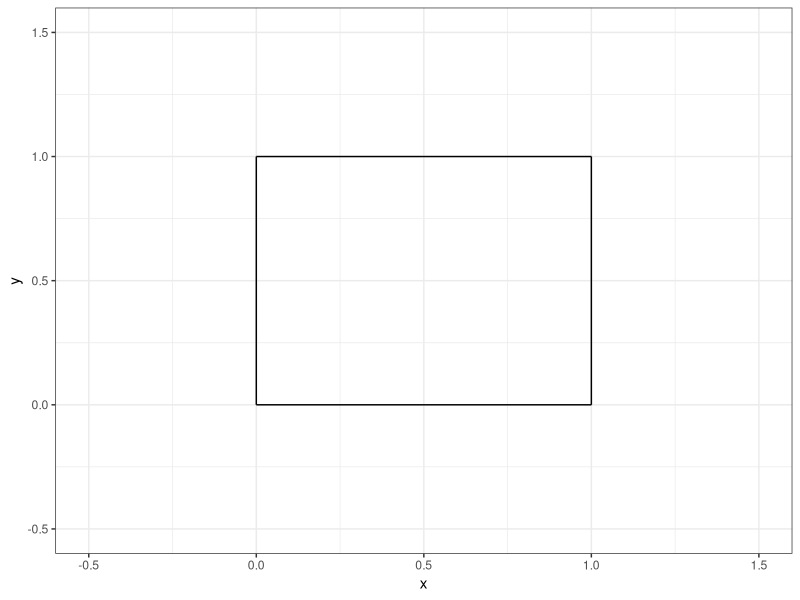
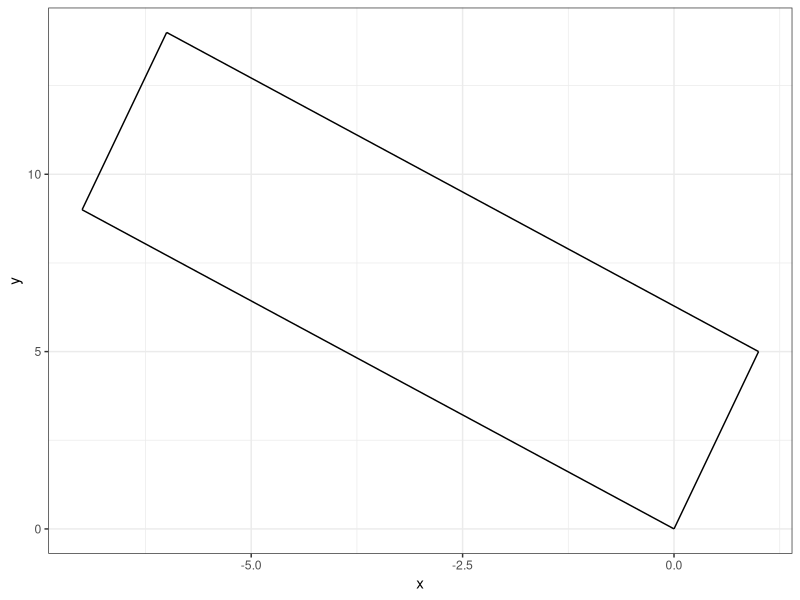
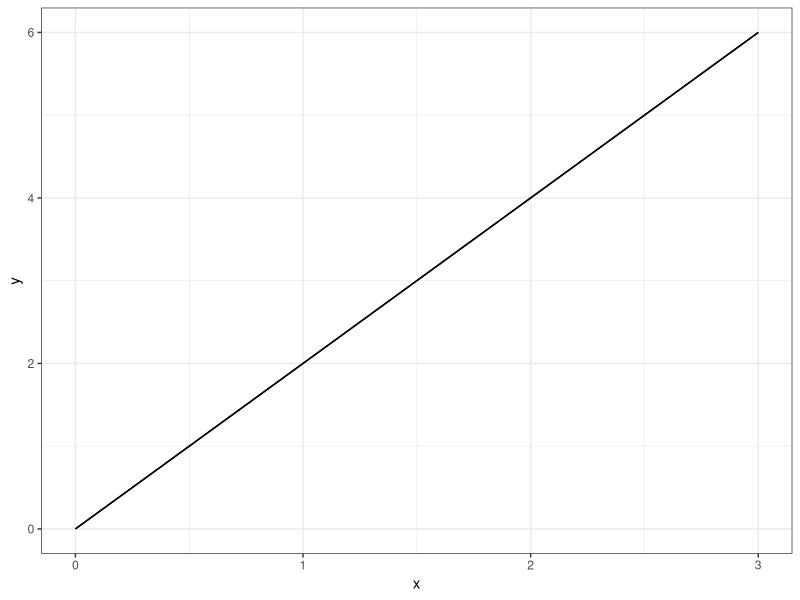
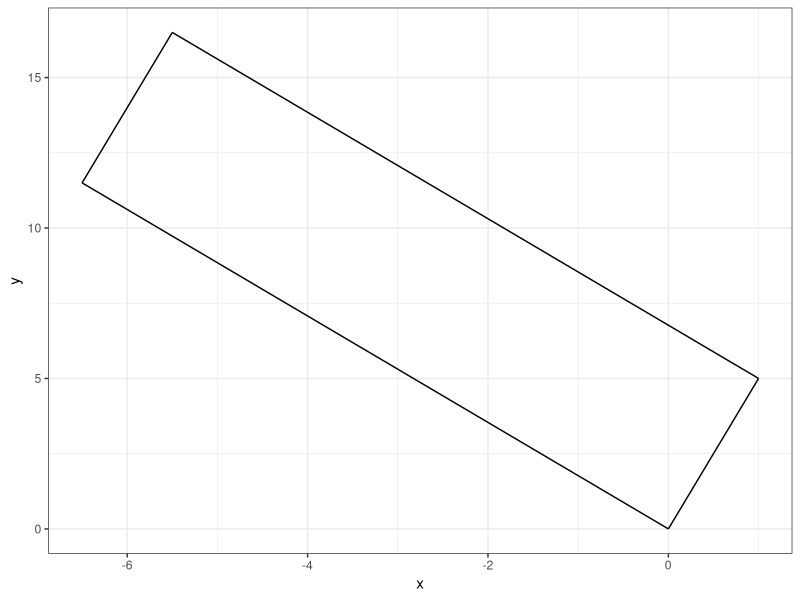
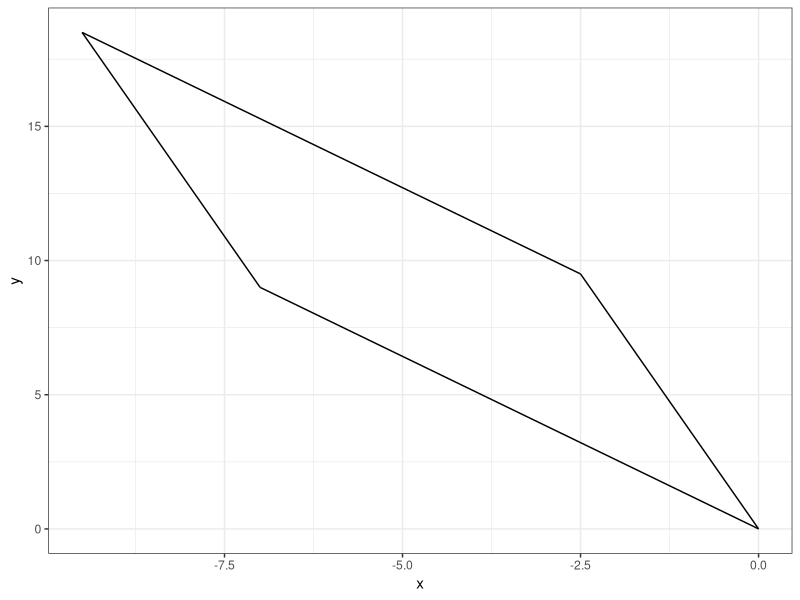
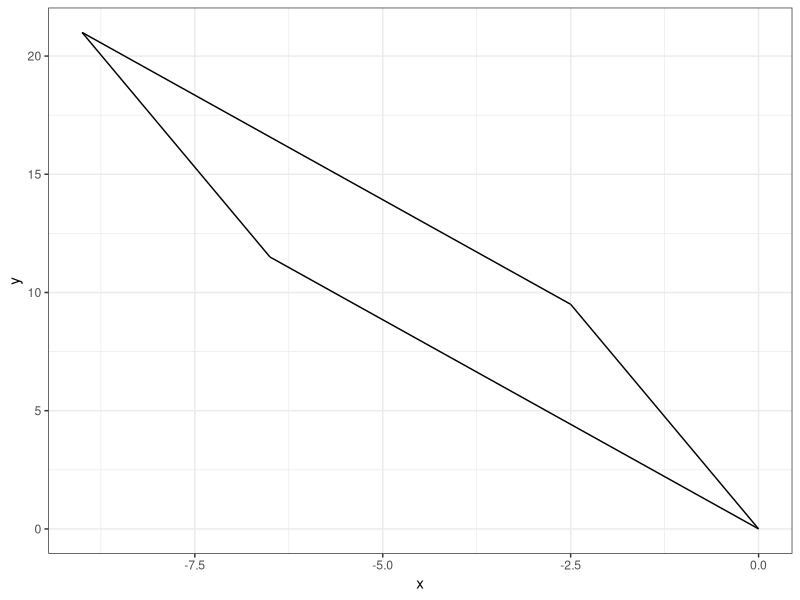
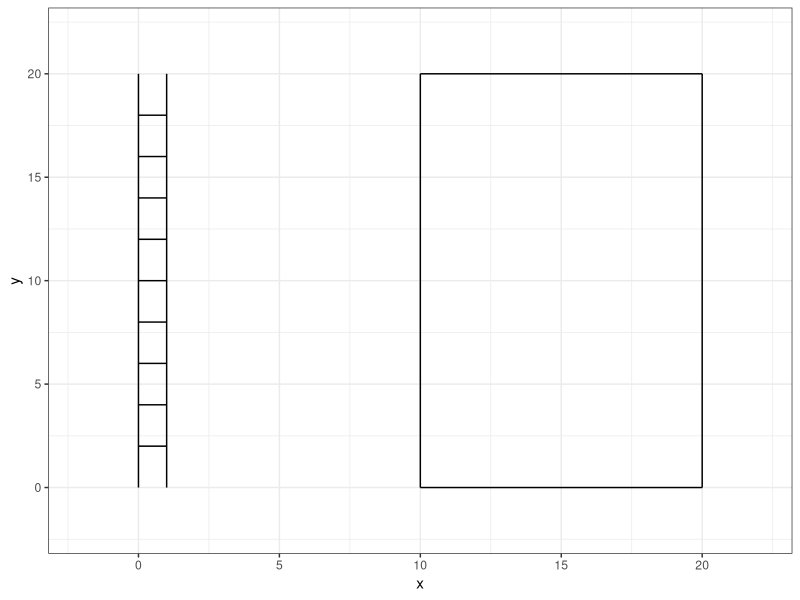
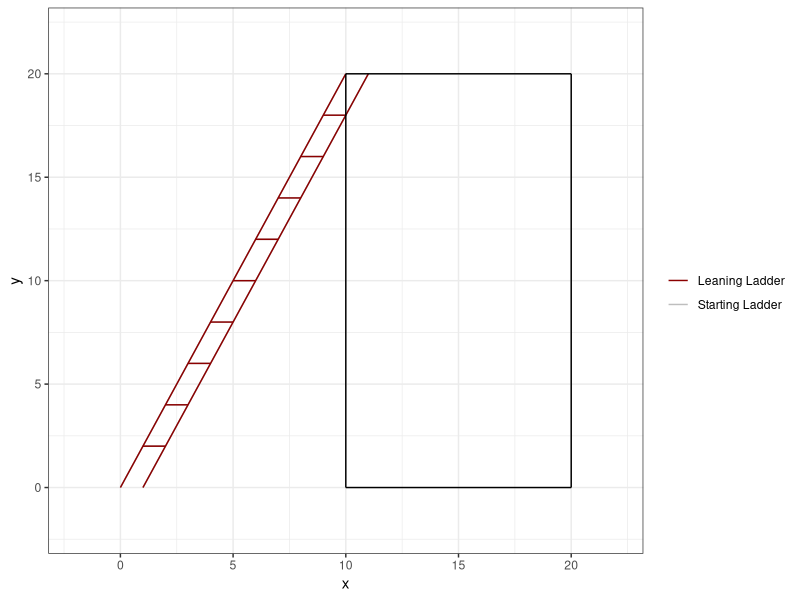

Write R code to recreate these figures, in order.
## ---- chunk 1
#| echo: false

default_chunk_hook  <- knitr::knit_hooks$get("chunk")

latex_font_size <- c("Huge", "huge", "LARGE", "Large", 
                     "large", "normalsize", "small", 
                     "footnotesize", "scriptsize", "tiny")

knitr::knit_hooks$set(chunk = function(x, options) {
  x <- default_chunk_hook(x, options)
  if(options$size %in% latex_font_size) {
    paste0("\n \\", options$size, "\n\n", 
      x, 
      "\n\n \\normalsize"
    )
  } else {
    x
  }
})

## ---- chunk 2
#| label: load-packages
#| include: false
library(tidyverse)
## ---- chunk 3
#| label: fig-unitsquare
#| fig-cap: "The unit square."
#| fig-width: 3
#| fig-height: 3
#| scale: "80%"
#| fig-align: "center"
#| size: "scriptsize"
p0 <- c(0, 0)
p1 <- c(1, 0)
p2 <- c(1, 1)
p3 <- c(0, 1)
ggplot() +
  geom_segment(aes(x = p0[1], y = p0[2], xend = p1[1], yend = p1[2])) +
  geom_segment(aes(x = p1[1], y = p1[2], xend = p2[1], yend = p2[2])) +
  geom_segment(aes(x = p2[1], y = p2[2], xend = p3[1], yend = p3[2])) +
  geom_segment(aes(x = p3[1], y = p3[2], xend = p0[1], yend = p0[2])) +
  theme_bw() +
  xlim(-0.5, 1.5) +
  ylim(-0.5, 1.5) +
  labs(x = "x", y = "y")
## ---- chunk 4
(M=matrix(data=c(1, 0, 0, 1), nrow=2, ncol=2, byrow=T))
# storing M to use for part b
## ---- chunk 5
(A = matrix(data=c(1, -7, 5, 9), nrow=2, ncol=2, byrow=T))
## ---- chunk 6
(T = A%*%M)
## ---- chunk 7
(basis.vector1 = T[ , 1])
(basis.vector2 = T[ , 2])
## ---- chunk 8
(p0 = c(0, 0))
(p1 = c(1, 5))
(p2 = c(-6, 14))
(p3 = c(-7, 9))
## ---- chunk 9
#| label: fig-shape2
#| fig-cap: "Shape 2."
#| fig-width: 3
#| fig-height: 3
#| scale: "80%"
#| fig-align: "center"
#| size: "scriptsize"
ggplot() +
  geom_segment(aes(x = p0[1], y = p0[2], xend = p1[1], yend = p1[2])) +
  geom_segment(aes(x = p1[1], y = p1[2], xend = p2[1], yend = p2[2])) +
  geom_segment(aes(x = p2[1], y = p2[2], xend = p3[1], yend = p3[2])) +
  geom_segment(aes(x = p3[1], y = p3[2], xend = p0[1], yend = p0[2])) +
  theme_bw() +
  # xlim(-15, 15) +
  # ylim(-5, 25) +
  labs(x = "x", y = "y")
## ---- chunk 10
det(A)
## ---- chunk 11
(A = matrix(data = c(1, 2, 2, 4), nrow=2, ncol=2, byrow=T)) 
## ---- chunk 12
(T = A%*%M)
## ---- chunk 13
(basis.vector1 = T[ , 1])
(basis.vector2 = T[ , 2])
## ---- chunk 14
(p0 = c(0, 0))
(p1 = c(1, 2))
(p2 = c(3, 6))
(p3 = c(2, 4))
## ---- chunk 15
#| label: fig-shape3
#| fig-cap: "Shape 3."
#| fig-width: 3
#| fig-height: 3
#| scale: "80%"
#| fig-align: "center"
#| size: "scriptsize"
ggplot() +
  geom_segment(aes(x = p0[1], y = p0[2], xend = p1[1], yend = p1[2])) +
  geom_segment(aes(x = p1[1], y = p1[2], xend = p2[1], yend = p2[2])) +
  geom_segment(aes(x = p2[1], y = p2[2], xend = p3[1], yend = p3[2])) +
  geom_segment(aes(x = p3[1], y = p3[2], xend = p0[1], yend = p0[2])) +
  theme_bw() +
  # xlim(-15, 15) +
  # ylim(-5, 25) +
  labs(x = "x", y = "y")
## ---- chunk 16
det(A)
## ---- chunk 17
M = matrix(data = c(1, 0.5, 0, 1), nrow=2, ncol=2, byrow=T)
A = matrix(data = c(1, -7, 5, 9), nrow=2, ncol=2, byrow=T)
(T = A%*%M)
## ---- chunk 18
det(T)
## ---- chunk 19
(p0 = c(0, 0))
(p1 = c(1, 5))
(p2 = c(-5.5, 16.5))
(p3 = c(-6.5, 11.5))
## ---- chunk 20
#| label: fig-shape4
#| fig-cap: "Shape 4."
#| fig-width: 3
#| fig-height: 3
#| scale: "80%"
#| fig-align: "center"
#| size: "scriptsize"
ggplot() +
  geom_segment(aes(x = p0[1], y = p0[2], xend = p1[1], yend = p1[2])) +
  geom_segment(aes(x = p1[1], y = p1[2], xend = p2[1], yend = p2[2])) +
  geom_segment(aes(x = p2[1], y = p2[2], xend = p3[1], yend = p3[2])) +
  geom_segment(aes(x = p3[1], y = p3[2], xend = p0[1], yend = p0[2])) +
  theme_bw() +
  # xlim(-15, 15) +
  # ylim(-5, 25) +
  labs(x = "x", y = "y")
## ---- chunk 21
M = matrix(data = c(1, 0, 0.5, 1), nrow=2, ncol=2, byrow=T)
(T = A%*%M)
## ---- chunk 22
det(T)
## ---- chunk 23
(p0 = c(0, 0))
(p1 = c(-2.5, 9.5))
(p2 = c(-9.5, 18.5))
(p3 = c(-7, 9))
## ---- chunk 24
#| label: fig-shape5
#| fig-cap: "Shape 5."
#| fig-width: 3
#| fig-height: 3
#| scale: "80%"
#| fig-align: "center"
#| size: "scriptsize"
ggplot() +
  geom_segment(aes(x = p0[1], y = p0[2], xend = p1[1], yend = p1[2])) +
  geom_segment(aes(x = p1[1], y = p1[2], xend = p2[1], yend = p2[2])) +
  geom_segment(aes(x = p2[1], y = p2[2], xend = p3[1], yend = p3[2])) +
  geom_segment(aes(x = p3[1], y = p3[2], xend = p0[1], yend = p0[2])) +
  theme_bw() +
  # xlim(-15, 15) +
  # ylim(-5, 25) +
  labs(x = "x", y = "y")
## ---- chunk 25
M = matrix(data = c(1, 0.5, 0.5, 1), nrow=2, ncol=2, byrow=T)
(T = A%*%M)
## ---- chunk 26
det(T)
## ---- chunk 27
(p0 = c(0, 0))
(p1 = c(-2.5, 9.5))
(p2 = c(-9, 21))
(p3 = c(-6.5, 11.5))
## ---- chunk 28
#| label: fig-shape6
#| fig-cap: "Shape 6."
#| fig-width: 3
#| fig-height: 3
#| scale: "80%"
#| fig-align: "center"
#| size: "scriptsize"
ggplot() +
  geom_segment(aes(x = p0[1], y = p0[2], xend = p1[1], yend = p1[2])) +
  geom_segment(aes(x = p1[1], y = p1[2], xend = p2[1], yend = p2[2])) +
  geom_segment(aes(x = p2[1], y = p2[2], xend = p3[1], yend = p3[2])) +
  geom_segment(aes(x = p3[1], y = p3[2], xend = p0[1], yend = p0[2])) +
  theme_bw() +
  # xlim(-15, 15) +
  # ylim(-5, 25) +
  labs(x = "x", y = "y")
## ---- chunk 29
x = c(0,0,1,1,0,1,0,1,0,1,0,1,0,1,0,1,0,1,0,1,0,1)
y = c(0,20,0,20,2,2,4,4,6,6,8,8,10,10,12,12,14,14,16,16,18,18)
group = rep(1:11, each =2)
ladder = data.frame(col1 = x, col2 = y, col3 = group)
## ---- chunk 30
#| label: fig-ladder
#| fig-cap: "A ladder."
#| fig-width: 3
#| fig-height: 3
#| scale: "80%"
#| fig-align: "center"
#| size: "scriptsize"
ggplot() +
  geom_path(data = ladder, 
              aes(x = x, y = y, group = group)) +
                  geom_segment(aes(x = 10, xend = 10,
                   y=0, yend = 20))+
  geom_segment(aes(x = 10, xend = 20,
                   y=20, yend = 20))+
  geom_segment(aes(x = 20, xend = 20,
                   y=0, yend = 20))+
  geom_segment(aes(x = 10, xend = 20,
                   y=0, yend = 0)) +
  theme_bw() +
  xlim(-2,22) +
  ylim(-2,22)
## ---- chunk 31
A = as.matrix(ladder[, c("col1", "col2")])
M = matrix(data = c(1, 0, 0.5, 1), nrow=2, ncol=2, byrow=T)
(T = A%*%M)
## ---- chunk 32
x = T[ , 1]
y = T[ , 2]
leaning.ladder = data.frame(col1 = x, col2 = y, col3 = group)
## ---- chunk 33
#| label: fig-ladder2
#| fig-cap: "A ladder and a leaning ladder."
#| fig-width: 3
#| fig-height: 3
#| scale: "80%"
#| fig-align: "center"
#| size: "scriptsize"
ggplot() +
  geom_path(data = ladder, 
              aes(x = x, y = y, group = group, color = "Starting Ladder")) +
  geom_path(data = leaning.ladder, 
              aes(x = x, y = y, group = group, color = "Leaning Ladder")) +
  geom_segment(aes(x = 10, xend = 10,
                   y=0, yend = 20))+
  geom_segment(aes(x = 10, xend = 20,
                   y=20, yend = 20))+
  geom_segment(aes(x = 20, xend = 20,
                   y=0, yend = 20))+
  geom_segment(aes(x = 10, xend = 20,
                   y=0, yend = 0)) +
  theme_bw() +
  xlim(-2,22) +
  ylim(-2,22) +
  scale_color_manual("", values=c("darkred", "grey"))
